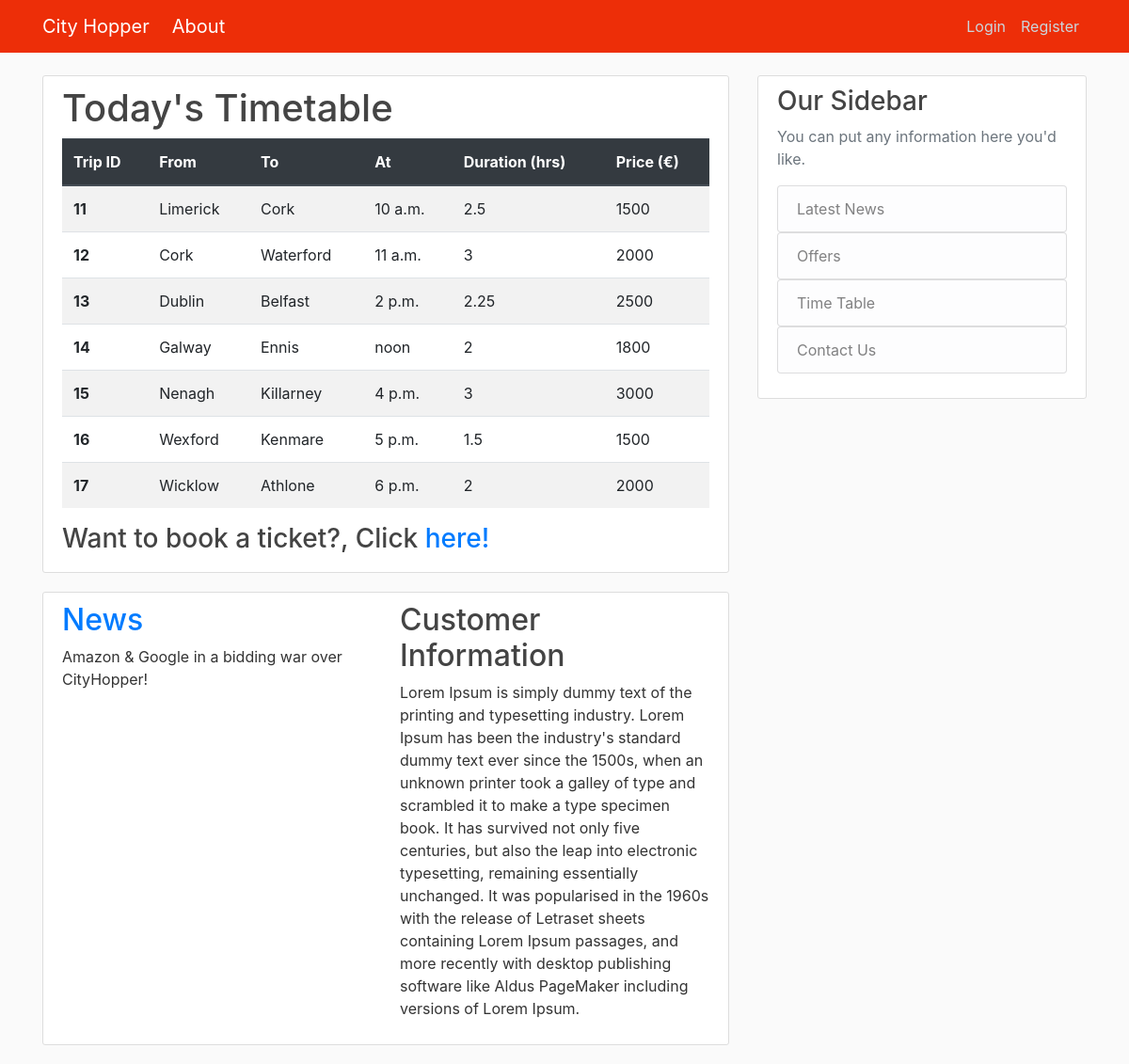
The page /CityHopperApp/ on the database its author committed.
### UsersApp/models.py (models this page shows)
class Trips(models.Model):
    busID = models.IntegerField() #Ideally Foreign Key
    startlocation = models.CharField(max_length=100)
    destination = models.CharField(max_length=100)
    departuretime = models.TimeField()
    duration = models.CharField(max_length=100)
    price = models.IntegerField()

### CityHopperApp/views.py (the view)
# urls.py: path('', views.index, name='cityhopper-home'),
def index(request):
    context = {
        'trips': Trips.objects.all(),
    }
    return render(request, 'cityhopper/home.html', context)

### CityHopperApp/templates/cityhopper/home.html
{% extends "cityhopper/base.html" %}
{% load crispy_forms_tags %}
{% block content %}
<div class="content-section">
  <H1> Today's Timetable</H1>
    <table class="table table-striped">
      <thead class='thead-dark'>
        <tr>
          <th scope="col">Trip ID</th>
          <th scope="col">From</th>
          <th scope="col">To</th>
          <th scope="col">At</th>
          <th scope="col">Duration (hrs)</th>
          <th scope="col">Price (&#8364;)</th>
        </tr>
      </thead>
    {% for trip in trips %}
      <tr>
        <th>{{ trip.id }}</th>
        <td>{{ trip.startlocation }}</td>
        <td>{{ trip.destination }}</td>
        <td>{{ trip.departuretime }}</td>
        <td>{{ trip.duration }}</td>
        <td>{{ trip.price }}</td>
      </tr>
    {% endfor %}
  </table>
<h3> Want to book a ticket?, Click <a href="{% url 'cityhopper-booking' %}">here!</a></h3>
</div>
<div class="content-section">
<div class="row">
      <div class="col-6">
        <h2><a href="{% url 'cityhopper-news' %}">News</a></h2>
        <p> Amazon & Google in a bidding war over CityHopper!</p>
      </div>
      <div class="col-6">
        <h2>Customer Information</h2>
        <p>Lorem Ipsum is simply dummy text of the printing and typesetting industry. Lorem Ipsum has been the industry's standard dummy text ever since the 1500s, when an unknown printer took a galley of type and scrambled it to make a type specimen book. It has survived not only five centuries, but also the leap into electronic typesetting, remaining essentially unchanged. It was popularised in the 1960s with the release of Letraset sheets containing Lorem Ipsum passages, and more recently with desktop publishing software like Aldus PageMaker including versions of Lorem Ipsum.</p>
      </div>
</div>
</div>
{% endblock content %}

### CityHopperApp/templates/cityhopper/base.html (shortened to what this page needs)
{% load static %}
<!DOCTYPE html>
{% load google_analytics_tags %}
<html lang="en">
  <head>
    <link rel="stylesheet" href="https://stackpath.bootstrapcdn.com/bootstrap/4.3.1/css/bootstrap.min.css">
    <link rel="stylesheet" type="text/css" href="{% static 'cityhopper/main.css' %}">
  </head>
  <body>
      <header class="site-header">
        <nav class="navbar navbar-expand-md navbar-dark bg-steel fixed-top">
          <div class="container">
            <a class="navbar-brand mr-4" href="{% url 'cityhopper-home' %}">City Hopper</a>
            <a class="navbar-brand mr-4" href="{% url 'cityhopper-about' %}">About</a>
            <div class="collapse navbar-collapse" id="navbarToggle">
              <div class="navbar-nav">
                {% if user.is_authenticated %}
                <a class="nav-item nav-link" href="{% url 'logout' %}">Logout</a>
                {% else %}
                <a class="nav-item nav-link" href="{% url 'login' %}">Login</a>
                <a class="nav-item nav-link" href="{% url 'cityhopper-register' %}">Register</a>
                {% endif %}
              </div>
            </div>
          </div>
      </nav>
    </header>
    <main role="main" class="container">
      <div class="row">
        <div class="col-md-8">
          {% block content %}{% endblock %}
        </div>
        <div class="col-md-4">
          <div class="content-section">
            <h3>Our Sidebar</h3>
            <p class='text-muted'>You can put any information here you'd like.
              <ul class="list-group">
                <a class="link" href="{% url 'cityhopper-news' %}"><li class="list-group-item list-group-item-light">Latest News</li>
                <a class="link" href="{% url 'cityhopper-offers' %}"><li class="list-group-item list-group-item-light">Offers</li>
                <a class="link" href="{% url 'cityhopper-timetable' %}"><li class="list-group-item list-group-item-light">Time Table</li></a>
                <a class="link" href="{% url 'cityhopper-contact' %}"><li class="list-group-item list-group-item-light">Contact Us</li>
              </ul>
            </p>
          </div>
        </div>
      </div>
    </main>
  </body>
</html>

### CityHopperApp/static/cityhopper/main.css (style rules this page uses)
body { background: #fafafa; color: #333333; margin-top: 5rem; }
a { text-decoration: none; }
h1, h2, h3, h4, h5, h6 { color: #444444; }
ul { margin: 0; }
.link { text-decoration: none; }
.bg-steel { background-color: #ed2e08; }
.site-header .navbar-nav .nav-link { color: #cbd5db; }
.content-section { background: #ffffff; padding: 10px 20px; border: 1px solid #dddddd; border-radius: 3px; margin-bottom: 20px; }

### rows shown on the page
Trips: id "11", startlocation "Limerick", destination "Cork", departuretime "10 a.m.", duration "2.5", price "1500"
Trips: id "12", startlocation "Cork", destination "Waterford", departuretime "11 a.m.", duration "3", price "2000"
Trips: id "13", startlocation "Dublin", destination "Belfast", departuretime "2 p.m.", duration "2.25", price "2500"
Trips: id "14", startlocation "Galway", destination "Ennis", departuretime "noon", duration "2", price "1800"
Trips: id "15", startlocation "Nenagh", destination "Killarney", departuretime "4 p.m.", duration "3", price "3000"
Trips: id "16", startlocation "Wexford", destination "Kenmare", departuretime "5 p.m.", duration "1.5", price "1500"
Trips: id "17", startlocation "Wicklow", destination "Athlone", departuretime "6 p.m.", duration "2", price "2000"
